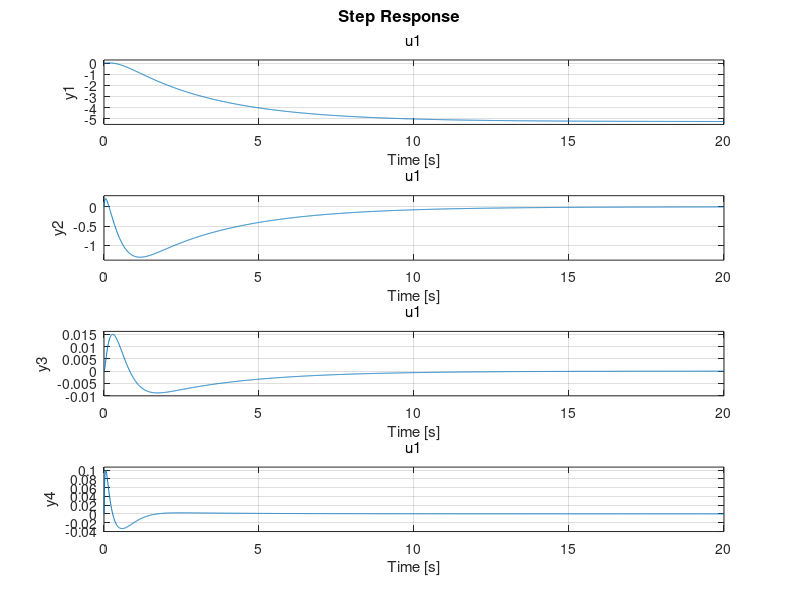

Recreate this plot in MATLAB.
Kt = 0.02797;%Motor Torque Constant in Nm
Km = 0.02797;%Motor Back-Electromotive Force Constant in V/(rad/s)
Rm = 16.6;%3.3;% Motor Armature Resistance in Ohm
Jm = 0.3e-4;%Motor Shaft Moment of Inertia in Kg*m^2

Mp = 0.027;%Masss of Pendulum Assembly in Kg
Lp = 0.191;%Total Length of Pendulum in m
lp = 0.153;%Distance of Pendulum Cm from Pivot in m
Jp = 1.1e-4;%Pendulum Moment of Inertia about Centre of Mass in Kg*m^2

Marm = 0.028;%Mass of Arm in Kg
r =  0.0826;%Distance b/w Arm pivot and Pendulum Pivot in m
Jeq = 1.23e-4;% Equivalent Moment of inertia of Arm about Motor Pivot in Kg*m^2

g =  9.8;%Acceleration due to Gravity in m/s^2
%**************************************************************************
%Reduced Variables
%r, g, Km, Kt, Rm
Jtot2 = Jp*Jeq + Mp*lp*lp*Jeq + Jp*Mp*r*r;
Jpend_axis = Jp + Mp*lp*lp;
Jmot_axis = Jeq + Mp*r*r;
Mplp = Mp*lp;
%disp(Mplp);
%**************************************************************************
%Matrices
A = [
    0       0                       1                           0
    0       0                       0                           1
    0   (r*(Mplp^2)*g)/Jtot2    Kt*Km*Jpend_axis/(Jtot2*Rm)     0
    0   Mplp*g*Jmot_axis/Jtot2    -r*Mplp*Kt*Km/(Jtot2*Rm)      0
    ];

B = [
    0
    0
    Kt*Jpend_axis/(Jtot2*Rm)
    r*Mplp*Kt/(Jtot2*Rm)
    ];

A_lqr = [
    0       1                           0                           0
    0   Kt*Km*Jpend_axis/(Jtot2*Rm)     (r*(Mplp^2)*g)/Jtot2        0
    0   0                               0                           1
    0   -r*Mplp*Kt*Km/(Jtot2*Rm)    Mplp*g*Jmot_axis/Jtot2          0
    ];

B_lqr = [
        0
        Kt*Jpend_axis/(Jtot2*Rm)
        0
        r*Mplp*Kt/(Jtot2*Rm)
        ];

C = [
    1 0 0 0
    0 1 0 0
    0 0 1 0
    0 0 0 1
    ];

D = [
    0
    0
    0
    0
    ];

disp(A);
disp(B);
disp(A_lqr);
disp(B_lqr);
disp(C);
disp(D);
%**************************************************************************
Q = [
    3.648   0   0   0
    0   32.828   0   0
    0   0   364.756   0
    0   0   0   3282.806
    ];
R = [100];
%**************************************************************************
[K, S, P] = lqr(A_lqr, B_lqr, Q, R);
disp(K);
%**************************************************************************
system1 = ss(A_lqr - B_lqr*K, B_lqr, C, D);
step(system1);